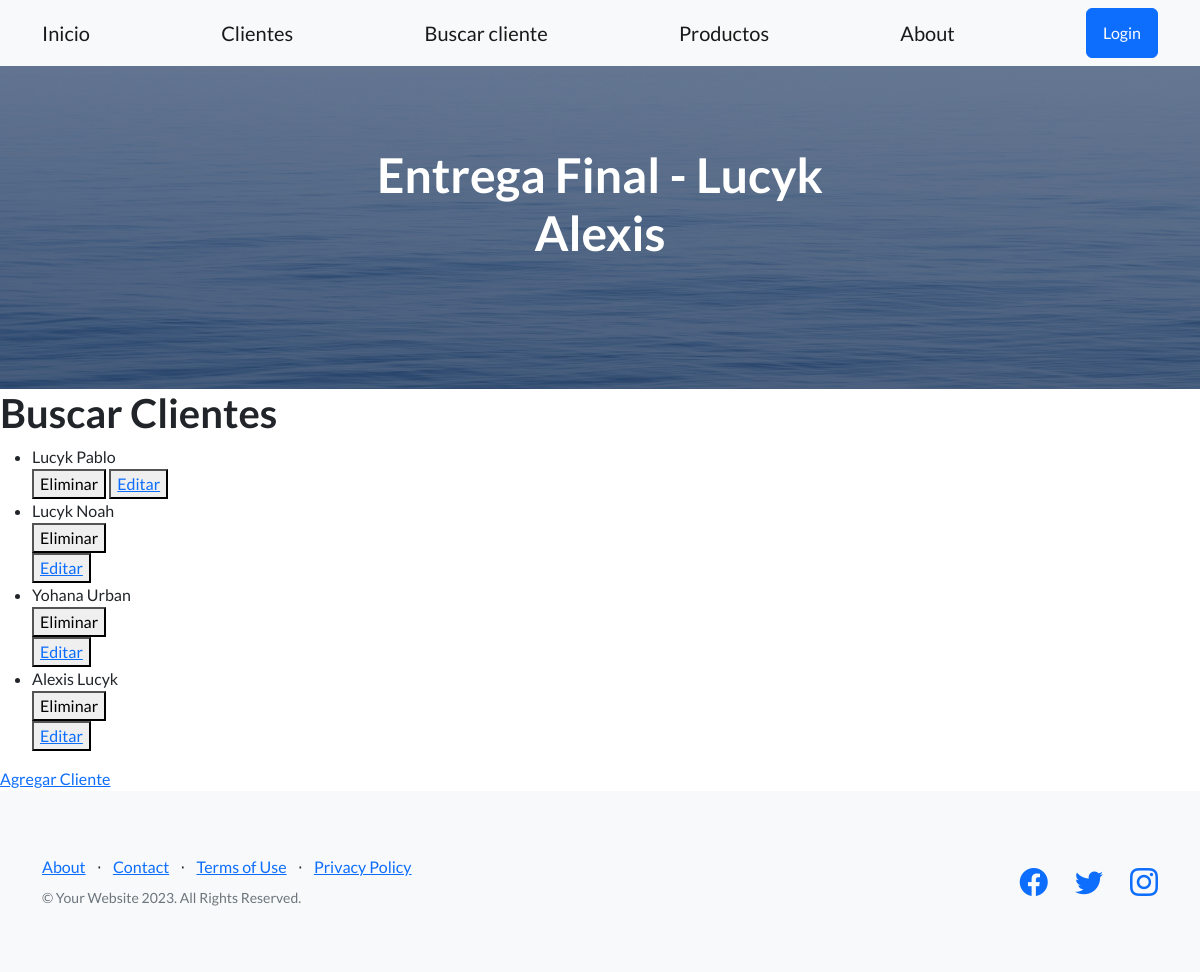
The page /app-tercera/cliente/ on the database its author committed.
### AppTercera/models.py (models this page shows, shortened)
class Cliente(models.Model):
    apellido=models.CharField(max_length=30)
    nombre=models.CharField(max_length=30)
    telefono=models.IntegerField()

### AppTercera/views.py (the view)
# urls.py: path('cliente/', clientes, name='Pag_Cliente'),
def clientes(req):
    lista=Cliente.objects.all()
    return render(req, 'lista_clientes.html', {'lista_clientes': lista})

### AppTercera/templates/lista_clientes.html
{% extends 'padre.html' %}
{% block contenidoQueCambia %}
<h1>Buscar Clientes</h1>
<form action="{% url 'Lista_Clientes' %}" method="get">
    <ul>
        {% for cliente in lista_clientes %}
            <li>{{cliente.nombre}} {{cliente.apellido}}</li>
            <div>
                <form action="{% url 'Eliminar_Cliente' cliente.id %}" method="post"> {% csrf_token %}
                    <button type="submit">Eliminar</button>
                </form>
                <button>
                    <a href="{% url 'Editar_Cliente' cliente.id %}">Editar</a>
                </button>
            </div>
        {% endfor %}
    </ul>
    <a href="{% url 'Pag_ClienteForm' %}">Agregar Cliente</a>
</form>
{% endblock contenidoQueCambia %}

### rows shown on the page
Cliente: nombre "Lucyk", apellido "Pablo"
Cliente: nombre "Lucyk", apellido "Noah"
Cliente: nombre "Yohana", apellido "Urban"
Cliente: nombre "Alexis", apellido "Lucyk"
